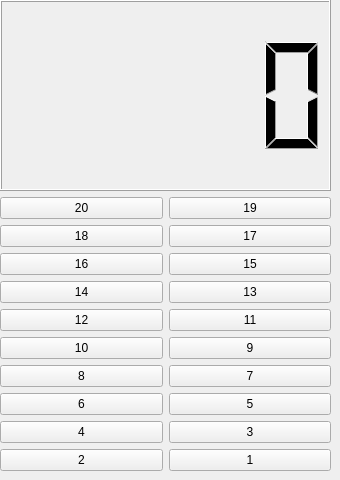
   <widget class="QWidget" name="tab_4">
    <attribute name="title">
     <string>电梯4</string>
    </attribute>
    <widget class="QWidget" name="verticalLayoutWidget_4">
     <property name="geometry">
      <rect>
       <x>0</x>
       <y>0</y>
       <width>331</width>
       <height>471</height>
      </rect>
     </property>
     <layout class="QVBoxLayout" name="verticalLayout_4">
      <item>
       <widget class="QLCDNumber" name="lcdNumber_4"/>
      </item>
      <item>
       <layout class="QHBoxLayout" name="es4_10">
        <item>
         <widget class="QPushButton" name="ef4_20">
          <property name="text">
           <string>20</string>
          </property>
          <property name="checkable">
           <bool>true</bool>
          </property>
         </widget>
        </item>
        <item>
         <widget class="QPushButton" name="ef4_19">
          <property name="text">
           <string>19</string>
          </property>
          <property name="checkable">
           <bool>true</bool>
          </property>
         </widget>
        </item>
       </layout>
      </item>
      <item>
       <layout class="QHBoxLayout" name="es4_9">
        <item>
         <widget class="QPushButton" name="ef4_18">
          <property name="text">
           <string>18</string>
          </property>
          <property name="checkable">
           <bool>true</bool>
          </property>
         </widget>
        </item>
        <item>
         <widget class="QPushButton" name="ef4_17">
          <property name="text">
           <string>17</string>
          </property>
          <property name="checkable">
           <bool>true</bool>
          </property>
         </widget>
        </item>
       </layout>
      </item>
      <item>
       <layout class="QHBoxLayout" name="es4_8">
        <item>
         <widget class="QPushButton" name="ef4_16">
          <property name="text">
           <string>16</string>
          </property>
          <property name="checkable">
           <bool>true</bool>
          </property>
         </widget>
        </item>
        <item>
         <widget class="QPushButton" name="ef4_15">
          <property name="text">
           <string>15</string>
          </property>
          <property name="checkable">
           <bool>true</bool>
          </property>
         </widget>
        </item>
       </layout>
      </item>
      <item>
       <layout class="QHBoxLayout" name="es4_7">
        <item>
         <widget class="QPushButton" name="ef4_14">
          <property name="text">
           <string>14</string>
          </property>
          <property name="checkable">
           <bool>true</bool>
          </property>
         </widget>
        </item>
        <item>
         <widget class="QPushButton" name="ef4_13">
          <property name="text">
           <string>13</string>
          </property>
          <property name="checkable">
           <bool>true</bool>
          </property>
         </widget>
        </item>
       </layout>
      </item>
      <item>
       <layout class="QHBoxLayout" name="es4_6">
        <item>
         <widget class="QPushButton" name="ef4_12">
          <property name="text">
           <string>12</string>
          </property>
          <property name="checkable">
           <bool>true</bool>
          </property>
         </widget>
        </item>
        <item>
         <widget class="QPushButton" name="ef4_11">
          <property name="text">
           <string>11</string>
          </property>
          <property name="checkable">
           <bool>true</bool>
          </property>
         </widget>
        </item>
       </layout>
      </item>
      <item>
       <layout class="QHBoxLayout" name="es4_5">
        <item>
         <widget class="QPushButton" name="ef4_10">
          <property name="text">
           <string>10</string>
          </property>
          <property name="checkable">
           <bool>true</bool>
          </property>
         </widget>
        </item>
        <item>
         <widget class="QPushButton" name="ef4_9">
          <property name="text">
           <string>9</string>
          </property>
          <property name="checkable">
           <bool>true</bool>
          </property>
         </widget>
        </item>
       </layout>
      </item>
      <item>
       <layout class="QHBoxLayout" name="es4_4">
        <item>
         <widget class="QPushButton" name="ef4_8">
          <property name="text">
           <string>8</string>
          </property>
          <property name="checkable">
           <bool>true</bool>
          </property>
         </widget>
        </item>
        <item>
         <widget class="QPushButton" name="ef4_7">
          <property name="text">
           <string>7</string>
          </property>
          <property name="checkable">
           <bool>true</bool>
          </property>
         </widget>
        </item>
       </layout>
      </item>
      <item>
       <layout class="QHBoxLayout" name="es4_3">
        <item>
         <widget class="QPushButton" name="ef4_6">
          <property name="text">
           <string>6</string>
          </property>
          <property name="checkable">
           <bool>true</bool>
          </property>
         </widget>
        </item>
        <item>
         <widget class="QPushButton" name="ef4_5">
          <property name="text">
           <string>5</string>
          </property>
          <property name="checkable">
           <bool>true</bool>
          </property>
         </widget>
        </item>
       </layout>
      </item>
      <item>
       <layout class="QHBoxLayout" name="es4_2">
        <item>
         <widget class="QPushButton" name="ef4_4">
          <property name="text">
           <string>4</string>
          </property>
          <property name="checkable">
           <bool>true</bool>
          </property>
         </widget>
        </item>
        <item>
         <widget class="QPushButton" name="ef4_3">
          <property name="text">
           <string>3</string>
          </property>
          <property name="checkable">
           <bool>true</bool>
          </property>
         </widget>
        </item>
       </layout>
      </item>
      <item>
       <layout class="QHBoxLayout" name="es4_1">
        <item>
         <widget class="QPushButton" name="ef4_2">
          <property name="text">
           <string>2</string>
          </property>
          <property name="checkable">
           <bool>true</bool>
          </property>
         </widget>
        </item>
        <item>
         <widget class="QPushButton" name="ef4_1">
          <property name="text">
           <string>1</string>
          </property>
          <property name="checkable">
           <bool>true</bool>
          </property>
         </widget>
        </item>
       </layout>
      </item>
     </layout>
    </widget>
   </widget>
